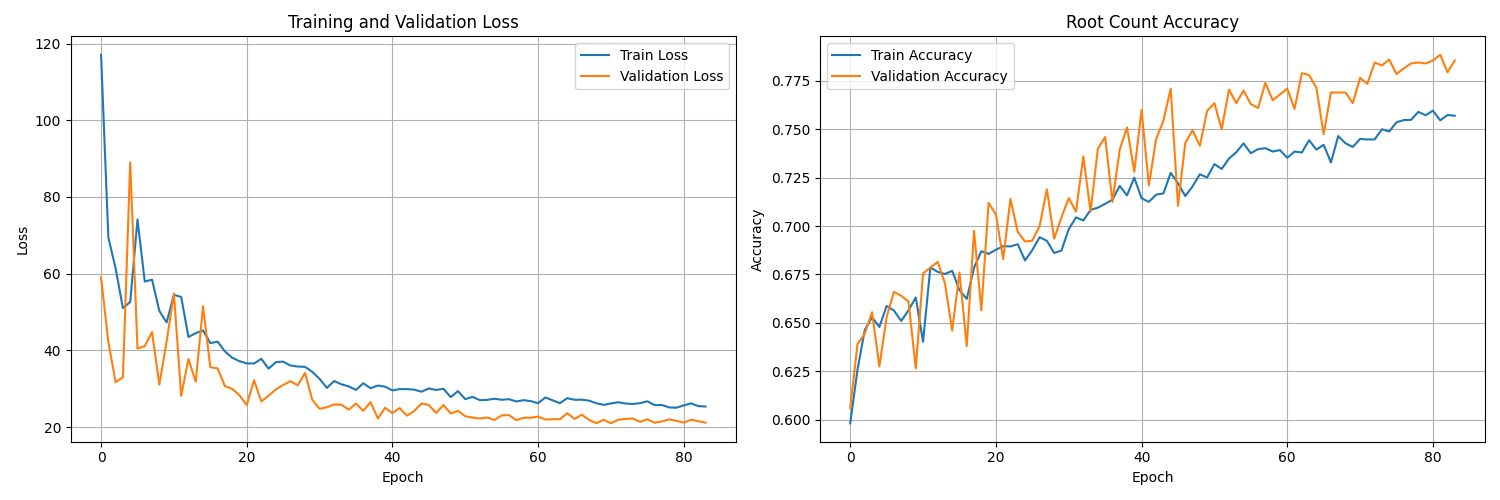

The Python source for this figure:
#222222
import numpy as np
import pandas as pd
import torch
import torch.nn as nn
import torch.optim as optim
from torch.utils.data import Dataset, DataLoader
import matplotlib.pyplot as plt
from sklearn.model_selection import train_test_split
from sklearn.preprocessing import StandardScaler
import warnings
warnings.filterwarnings('ignore')

# GPU 사용 가능하면 GPU 사용
device = torch.device('cuda' if torch.cuda.is_available() else 'cpu')
print(f"사용 디바이스: {device}")

class RootDataset(Dataset):
    """근 예측용 데이터셋"""
    def __init__(self, X, y_num, y_values):
        self.X = torch.FloatTensor(X)
        self.y_num = torch.FloatTensor(y_num)
        self.y_values = torch.FloatTensor(y_values)
    
    def __len__(self):
        return len(self.X)
    
    def __getitem__(self, idx):
        return self.X[idx], self.y_num[idx], self.y_values[idx]

class RootPredictorNet(nn.Module):
    """근 예측 신경망"""
    def __init__(self, input_dim=3, hidden_dims=[128, 256, 512, 256, 128]):
        super(RootPredictorNet, self).__init__()
        
        # 공통 백본 네트워크
        layers = []
        prev_dim = input_dim
        
        for hidden_dim in hidden_dims:
            layers.extend([
                nn.Linear(prev_dim, hidden_dim),
                nn.ReLU(),
                nn.BatchNorm1d(hidden_dim),
                nn.Dropout(0.2 if hidden_dim <= 256 else 0.3)
            ])
            prev_dim = hidden_dim
        
        self.backbone = nn.Sequential(*layers)
        
        # 근의 개수 예측 헤드
        self.num_head = nn.Sequential(
            nn.Linear(hidden_dims[-1], 64),
            nn.ReLU(),
            nn.Dropout(0.2),
            nn.Linear(64, 4),  # 0, 1, 2, 3개 근
            nn.Softmax(dim=1)
        )
        
        # 근의 값 예측 헤드
        self.values_head = nn.Sequential(
            nn.Linear(hidden_dims[-1], 128),
            nn.ReLU(),
            nn.Dropout(0.2),
            nn.Linear(128, 64),
            nn.ReLU(),
            nn.Dropout(0.1),
            nn.Linear(64, 3)  # 최대 3개 근의 값
        )
    
    def forward(self, x):
        # 공통 특성 추출
        features = self.backbone(x)
        
        # 두 개의 헤드로 예측
        num_roots = self.num_head(features)
        root_values = self.values_head(features)
        
        return num_roots, root_values

class RootPredictor:
    def __init__(self, csv_file_path):
        self.csv_file_path = csv_file_path
        self.model = None
        self.scaler = StandardScaler()
        self.device = device
        
    def load_and_prepare_data(self):
        """CSV 파일에서 데이터 로드 및 전처리"""
        print("데이터 로딩 및 전처리 중...")
        
        # CSV 파일 읽기
        df = pd.read_csv(self.csv_file_path)
        print(f"원본 데이터 크기: {df.shape}")
        print(f"컬럼: {df.columns.tolist()}")
        
        # 입력 변수 (a, b, c)
        X = df[['a', 'b', 'c']].values
        
        # 근의 개수
        num_roots = df['num_roots'].values
        
        # 근의 값들 (root_1, root_2, root_3, root_4가 있다면)
        root_columns = [col for col in df.columns if col.startswith('root_')]
        print(f"근 컬럼들: {root_columns}")
        
        # 실제 근의 값들 추출
        y_roots = []
        for i, row in df.iterrows():
            roots = []
            num_roots_i = int(row['num_roots'])
            
            for j in range(num_roots_i):
                if j < len(root_columns):
                    root_value = row[root_columns[j]]
                    if pd.notna(root_value):  # NaN이 아닌 경우만
                        roots.append(root_value)
            
            y_roots.append(roots)
        
        # 근의 개수별 분포 확인
        root_counts = [len(roots) for roots in y_roots]
        unique, counts = np.unique(root_counts, return_counts=True)
        print("\n근의 개수별 분포:")
        for num, count in zip(unique, counts):
            print(f"  {num}개 근: {count}개 샘플 ({count/len(y_roots)*100:.1f}%)")
        
        return X, y_roots
    
    def prepare_training_data(self, X, y_roots):
        """학습용 데이터 전처리"""
        print("학습용 데이터 변환 중...")
        
        # 입력 정규화
        X_scaled = self.scaler.fit_transform(X)
        
        # 근의 개수를 원핫인코딩
        y_num = []
        y_values = []
        
        for roots in y_roots:
            # 근의 개수 (최대 3개로 제한)
            num_roots = min(len(roots), 3)
            num_onehot = [0, 0, 0, 0]
            num_onehot[num_roots] = 1
            y_num.append(num_onehot)
            
            # 근의 값들 (3개로 패딩)
            values = list(roots[:3]) + [0.0] * (3 - len(roots[:3]))
            y_values.append(values)
        
        return X_scaled, np.array(y_num), np.array(y_values)
    
    def masked_mse_loss(self, predicted_values, true_values, predicted_num):
        """마스킹된 MSE 손실"""
        batch_size = predicted_values.size(0)
        total_loss = 0
        valid_samples = 0
        
        for i in range(batch_size):
            num_roots = torch.argmax(predicted_num[i]).item()
            if num_roots > 0:
                loss = nn.MSELoss()(predicted_values[i, :num_roots], true_values[i, :num_roots])
                total_loss += loss
                valid_samples += 1
        
        return total_loss / max(valid_samples, 1)
    
    def train(self, epochs=100, batch_size=128, learning_rate=0.001, validation_split=0.2):
        """모델 학습"""
        print("=== PyTorch 근 예측 신경망 학습 시작 ===")
        
        # 데이터 로드
        X, y_roots = self.load_and_prepare_data()
        X_scaled, y_num, y_values = self.prepare_training_data(X, y_roots)
        
        print(f"전처리된 데이터 크기: X={X_scaled.shape}, y_num={y_num.shape}, y_values={y_values.shape}")
        
        # 학습/검증 데이터 분할
        X_train, X_val, y_num_train, y_num_val, y_values_train, y_values_val = train_test_split(
            X_scaled, y_num, y_values, test_size=validation_split, random_state=42, stratify=np.argmax(y_num, axis=1)
        )
        
        print(f"학습 데이터: {len(X_train)}개")
        print(f"검증 데이터: {len(X_val)}개")
        
        # 데이터로더 생성
        train_dataset = RootDataset(X_train, y_num_train, y_values_train)
        val_dataset = RootDataset(X_val, y_num_val, y_values_val)
        
        train_loader = DataLoader(train_dataset, batch_size=batch_size, shuffle=True)
        val_loader = DataLoader(val_dataset, batch_size=batch_size, shuffle=False)
        
        # 모델 생성
        self.model = RootPredictorNet().to(self.device)
        print(f"\n모델 파라미터 수: {sum(p.numel() for p in self.model.parameters()):,}")
        
        # 옵티마이저와 손실함수
        optimizer = optim.Adam(self.model.parameters(), lr=learning_rate, weight_decay=1e-5)
        scheduler = optim.lr_scheduler.ReduceLROnPlateau(optimizer, mode='min', factor=0.5, patience=8)
        
        ce_loss = nn.CrossEntropyLoss()
        
        # 학습 기록
        train_losses = []
        val_losses = []
        train_num_accs = []
        val_num_accs = []
        
        best_val_loss = float('inf')
        patience_counter = 0
        patience = 15
        
        print("\n=== 학습 시작 ===")
        
        for epoch in range(epochs):
            # 학습 모드
            self.model.train()
            train_loss = 0
            train_num_correct = 0
            train_total = 0
            
            for batch_x, batch_y_num, batch_y_values in train_loader:
                batch_x = batch_x.to(self.device)
                batch_y_num = batch_y_num.to(self.device)
                batch_y_values = batch_y_values.to(self.device)
                
                optimizer.zero_grad()
                
                # 순전파
                pred_num, pred_values = self.model(batch_x)
                
                # 손실 계산
                num_loss = ce_loss(pred_num, torch.argmax(batch_y_num, dim=1))
                values_loss = self.masked_mse_loss(pred_values, batch_y_values, batch_y_num)
                total_loss = num_loss + 10.0 * values_loss
                
                # 역전파
                total_loss.backward()
                torch.nn.utils.clip_grad_norm_(self.model.parameters(), max_norm=1.0)  # gradient clipping
                optimizer.step()
                
                train_loss += total_loss.item()
                
                # 정확도 계산
                _, predicted = torch.max(pred_num, 1)
                _, true_labels = torch.max(batch_y_num, 1)
                train_num_correct += (predicted == true_labels).sum().item()
                train_total += batch_y_num.size(0)
            
            # 검증 모드
            self.model.eval()
            val_loss = 0
            val_num_correct = 0
            val_total = 0
            
            with torch.no_grad():
                for batch_x, batch_y_num, batch_y_values in val_loader:
                    batch_x = batch_x.to(self.device)
                    batch_y_num = batch_y_num.to(self.device)
                    batch_y_values = batch_y_values.to(self.device)
                    
                    pred_num, pred_values = self.model(batch_x)
                    
                    num_loss = ce_loss(pred_num, torch.argmax(batch_y_num, dim=1))
                    values_loss = self.masked_mse_loss(pred_values, batch_y_values, batch_y_num)
                    total_loss = num_loss + 10.0 * values_loss
                    
                    val_loss += total_loss.item()
                    
                    _, predicted = torch.max(pred_num, 1)
                    _, true_labels = torch.max(batch_y_num, 1)
                    val_num_correct += (predicted == true_labels).sum().item()
                    val_total += batch_y_num.size(0)
            
            # 평균 계산
            train_loss /= len(train_loader)
            val_loss /= len(val_loader)
            train_acc = train_num_correct / train_total
            val_acc = val_num_correct / val_total
            
            # 기록
            train_losses.append(train_loss)
            val_losses.append(val_loss)
            train_num_accs.append(train_acc)
            val_num_accs.append(val_acc)
            
            # 스케줄러 업데이트
            scheduler.step(val_loss)
            current_lr = optimizer.param_groups[0]['lr']
            
            # 출력
            if (epoch + 1) % 5 == 0 or epoch == 0:
                print(f"Epoch [{epoch+1}/{epochs}]")
                print(f"  Train Loss: {train_loss:.4f}, Train Acc: {train_acc:.4f}")
                print(f"  Val Loss: {val_loss:.4f}, Val Acc: {val_acc:.4f}")
                print(f"  LR: {current_lr:.6f}")
            
            # Early Stopping
            if val_loss < best_val_loss:
                best_val_loss = val_loss
                patience_counter = 0
                # 최고 모델 저장
                torch.save(self.model.state_dict(), 'best_root_model2.pth')
            else:
                patience_counter += 1
                if patience_counter >= patience:
                    print(f"Early stopping at epoch {epoch+1}")
                    break
        
        # 최고 모델 로드
        self.model.load_state_dict(torch.load('best_root_model2.pth'))
        
        print("\n=== 학습 완료 ===")
        
        # 학습 과정 시각화
        self.plot_training_history(train_losses, val_losses, train_num_accs, val_num_accs)
        
        return {
            'train_losses': train_losses,
            'val_losses': val_losses,
            'train_accs': train_num_accs,
            'val_accs': val_num_accs
        }
    
    def plot_training_history(self, train_losses, val_losses, train_accs, val_accs):
        """학습 과정 시각화"""
        fig, axes = plt.subplots(1, 2, figsize=(15, 5))
        
        # 손실
        axes[0].plot(train_losses, label='Train Loss')
        axes[0].plot(val_losses, label='Validation Loss')
        axes[0].set_title('Training and Validation Loss')
        axes[0].set_xlabel('Epoch')
        axes[0].set_ylabel('Loss')
        axes[0].legend()
        axes[0].grid(True)
        
        # 정확도
        axes[1].plot(train_accs, label='Train Accuracy')
        axes[1].plot(val_accs, label='Validation Accuracy')
        axes[1].set_title('Root Count Accuracy')
        axes[1].set_xlabel('Epoch')
        axes[1].set_ylabel('Accuracy')
        axes[1].legend()
        axes[1].grid(True)
        
        plt.tight_layout()
        plt.show()
    
    def predict_roots(self, a, b, c):
        """근 예측"""
        if self.model is None:
            raise ValueError("모델이 학습되지 않았습니다.")
        
        self.model.eval()
        
        # 입력 정규화
        X_input = self.scaler.transform([[a, b, c]])
        X_tensor = torch.FloatTensor(X_input).to(self.device)
        
        with torch.no_grad():
            pred_num, pred_values = self.model(X_tensor)
            
            # CPU로 이동 후 numpy 변환
            pred_num = pred_num.cpu().numpy()
            pred_values = pred_values.cpu().numpy()
        
        # 근의 개수 결정
        predicted_num_roots = np.argmax(pred_num[0])
        predicted_probs = pred_num[0]
        
        # 해당 개수만큼 근의 값 반환
        if predicted_num_roots == 0:
            return [], predicted_probs
        else:
            roots = pred_values[0][:predicted_num_roots].tolist()
            return roots, predicted_probs
    
    def evaluate_on_test_set(self, test_ratio=0.1):
        """테스트 세트로 성능 평가"""
        print("=== 테스트 세트 평가 ===")
        
        # 데이터 다시 로드
        X, y_roots = self.load_and_prepare_data()
        X_scaled, y_num, y_values = self.prepare_training_data(X, y_roots)
        
        # 테스트 세트 분리
        _, X_test, _, y_num_test, _, y_values_test = train_test_split(
            X_scaled, y_num, y_values, test_size=test_ratio, random_state=42, stratify=np.argmax(y_num, axis=1)
        )
        
        correct_count = 0
        total_error = 0
        
        for i in range(min(20, len(X_test))):  # 처음 20개만 출력
            # 원래 스케일로 복원
            original_params = self.scaler.inverse_transform([X_test[i]])[0]
            a, b, c = original_params
            
            # 예측
            predicted_roots, probs = self.predict_roots(a, b, c)
            
            # 실제 값
            true_num_roots = np.argmax(y_num_test[i])
            true_roots = y_values_test[i][:true_num_roots].tolist() if true_num_roots > 0 else []
            
            print(f"\n테스트 {i+1}:")
            print(f"  파라미터: a={a:.3f}, b={b:.3f}, c={c:.3f}")
            print(f"  실제 근 ({true_num_roots}개): {[f'{r:.4f}' for r in true_roots]}")
            print(f"  예측 근 ({len(predicted_roots)}개): {[f'{r:.4f}' for r in predicted_roots]}")
            print(f"  예측 확률: {[f'{p:.3f}' for p in probs]}")
            
            if len(predicted_roots) == len(true_roots):
                correct_count += 1
                if len(true_roots) > 0:
                    true_sorted = sorted(true_roots)
                    pred_sorted = sorted(predicted_roots)
                    error = np.mean([abs(t - p) for t, p in zip(true_sorted, pred_sorted)])
                    total_error += error
                    print(f"  평균 오차: {error:.4f}")
                else:
                    print("  ✅ 정확 (0개 근)")
            else:
                print("  ❌ 근의 개수 불일치")
        
        test_samples = min(20, len(X_test))
        accuracy = correct_count / test_samples
        avg_error = total_error / max(correct_count, 1)
        
        print(f"\n=== 평가 결과 ===")
        print(f"근의 개수 정확도: {accuracy:.1%}")
        print(f"평균 근의 값 오차: {avg_error:.4f}")
        
        return accuracy, avg_error

# 메인 실행 코드
if __name__ == "__main__":
    # CSV 파일 경로 설정
    csv_file_path = 'neural_network_dataset.csv'  # 파일 경로를 실제 경로로 변경하세요
    
    # 예측기 생성
    predictor = RootPredictor(csv_file_path)
    
    # 학습 실행
    history = predictor.train(
        epochs=200,
        batch_size=128,
        learning_rate=0.01,
        validation_split=0.2
    )
    
    # 테스트 세트로 성능 평가
    predictor.evaluate_on_test_set(test_ratio=0.1)
    
    # 개별 예측 테스트
    print("\n=== 개별 예측 테스트 ===")
    test_cases = [
        (1.0, 2.0, 3.0),
        (-1.0, 5.0, -2.0),
        (0.5, -3.0, 1.0),
        (2.0, 0.0, 4.0),
        (-3.262918288808181,-31.773741547149605,-24.914749445625795)
    ]
    
    for a, b, c in test_cases:
        try:
            predicted_roots, probs = predictor.predict_roots(a, b, c)
            print(f"a={a}, b={b}, c={c}")
            print(f"  예측된 근: {predicted_roots}")
            print(f"  예측 확률: {[f'{p:.3f}' for p in probs]}")
        except Exception as e:
            print(f"a={a}, b={b}, c={c} → 예측 실패: {e}")
        print()
    
    print("학습된 모델이 'best_root_model.pth'에 저장되었습니다!")
